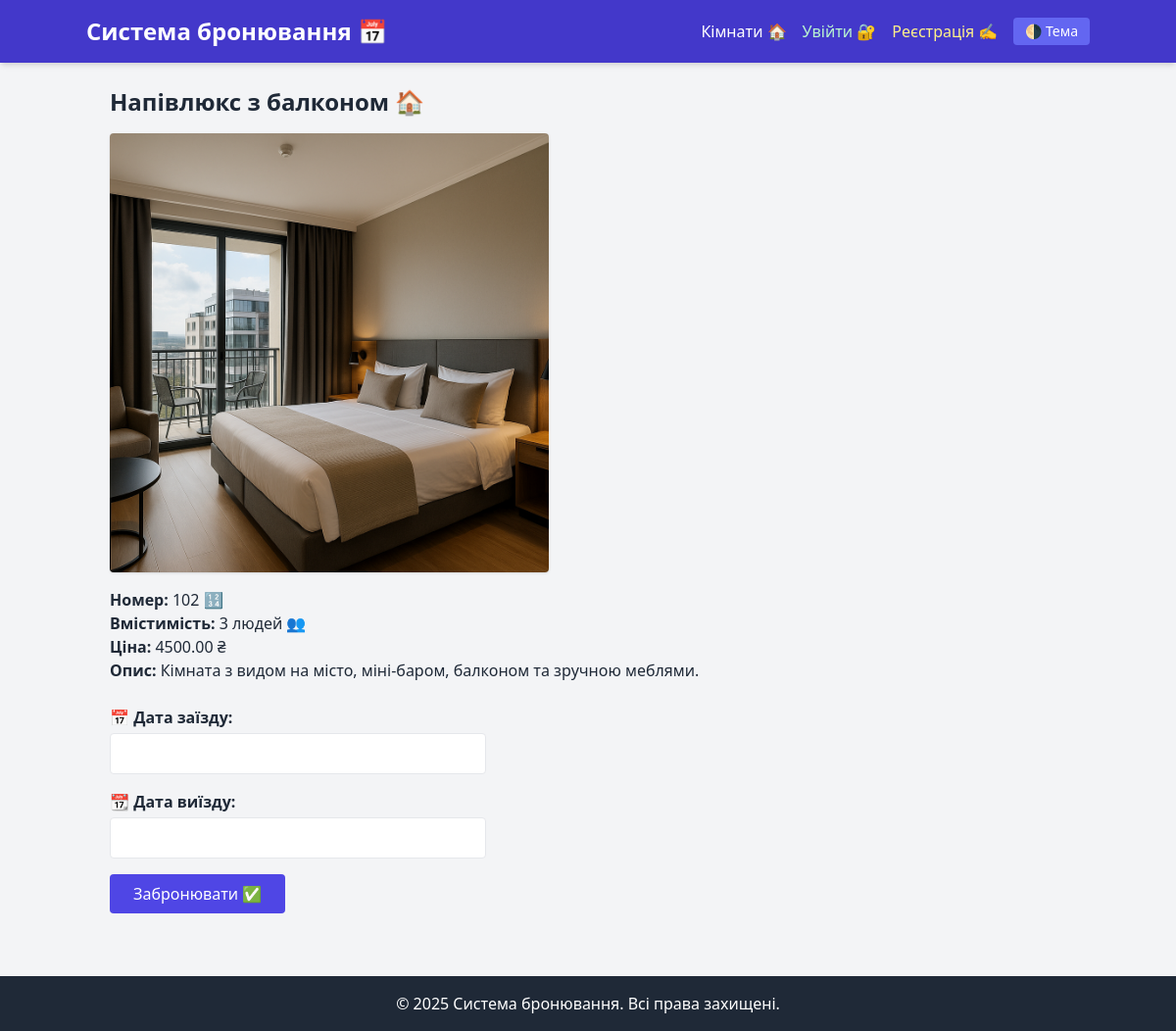
/rooms/5/, run on the app's committed database.
### booking/models.py (models this page shows, shortened)
class Location(models.Model):
    number = models.CharField(max_length=10 , default='N/A')  # номер локації
    title = models.CharField(max_length=100,unique=True)
    capacity = models.PositiveIntegerField()
    price = models.DecimalField(max_digits=6, decimal_places=2)
    description = models.TextField()
    created_at = models.DateTimeField(auto_now_add=True)
    is_active = models.BooleanField(default=True)
    image = models.ImageField(upload_to='room_images/', blank=True, null=True)
    class Meta:
        verbose_name = _('Location')
        verbose_name_plural = _('Locations')
        ordering = ['title']

### booking/views.py (the view)
# urls.py: path('rooms/<int:pk>/', views.location_detail, name='location_detail'),
def location_detail(request, pk):
    room = get_object_or_404(Location, pk=pk)
    bookings = room.bookings.filter(end_date__gte=date.today())
    busy_dates = []
    for booking in bookings:
        current_date = booking.start_date
        while current_date <= booking.end_date:
            busy_dates.append(current_date.strftime('%Y-%m-%d'))
            current_date += datetime.timedelta(days=1)
    busy_dates_json = json.dumps(busy_dates, cls=DjangoJSONEncoder)
    return render(request, "location_detail.html", {
        "room": room,
        "bookings": bookings,
        "busy_dates_json": busy_dates_json,
    })

### templates/location_detail.html (shortened to what this page needs)
{% extends "base.html" %}
{% load static %}
{% block content %}
<link rel="stylesheet" href="https://cdn.jsdelivr.net/npm/flatpickr/dist/flatpickr.min.css">
<h2 class="text-2xl font-bold mb-4">{{ room.title }} 🏠</h2>
{% if room.image %}
  <img src="{{ room.image.url }}" alt="{{ room.title }}" class="w-full max-w-md rounded shadow mb-4">
{% endif %}
<p><strong>Номер:</strong> {{ room.number }} 🔢</p>
<p><strong>Вмістимість:</strong> {{ room.capacity }} людей 👥</p>
<p><strong>Ціна:</strong> {{ room.price }} ₴</p>
<p><strong>Опис:</strong> {{ room.description }}</p>
<form method="post" action="{% url 'booking_create' room.pk %}" class="mt-6 max-w-sm">
  <label for="start_time" class="block font-semibold mb-1">📅 Дата заїзду:</label>
  <input
    type="text"
    id="start_time"
    name="start_time"
    required
    class="border rounded px-3 py-2 mb-4 w-full"
    autocomplete="off"
    value="{{ start_time|default:'' }}"
  >
  <label for="end_time" class="block font-semibold mb-1">📆 Дата виїзду:</label>
  <input
    type="text"
    id="end_time"
    name="end_time"
    required
    class="border rounded px-3 py-2 mb-4 w-full"
    autocomplete="off"
    value="{{ end_time|default:'' }}"
  >
  <button type="submit" class="bg-indigo-600 text-white px-6 py-2 rounded hover:bg-indigo-700 transition">
    Забронювати ✅
  </button>
</form>
{% endblock %}

### data on the page
Location: title "Напівлюкс з балконом", image (picture), number "102", capacity "3", price "4500.00", description "Кімната з видом на місто, міні-баром, балконом та зручною меблями."
